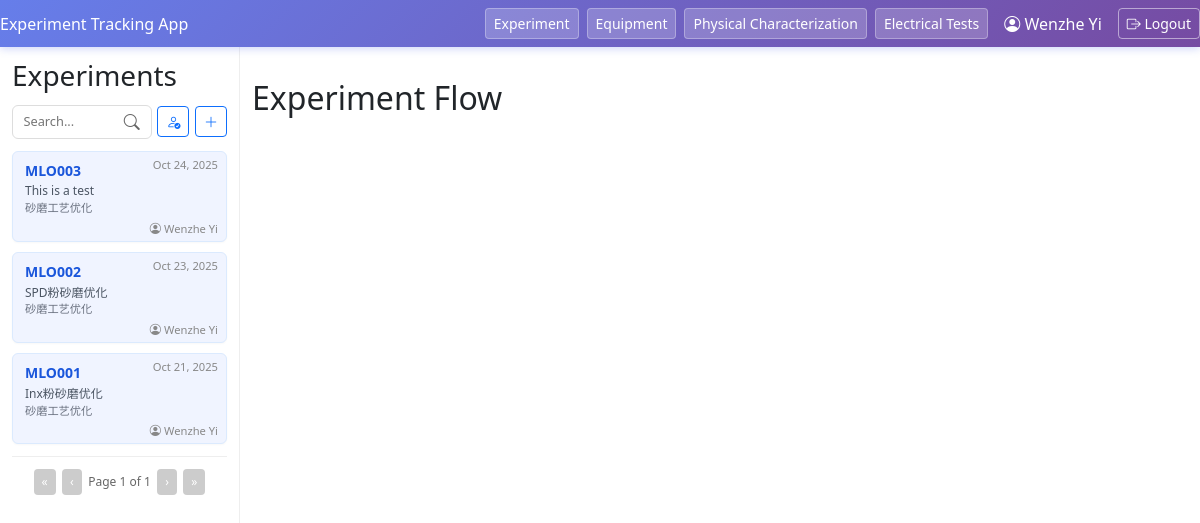
Screenshot of / (signed in) with the database file from the repository.
### experiment_flow/models.py (models this page shows, shortened)
class Exp(models.Model):
    exp_name = models.CharField(max_length = 30)
    exp_description = models.TextField(blank = True, null = True)
    created_on = models.DateTimeField(auto_now_add=True)
    project = models.ForeignKey(Project, on_delete = models.CASCADE, related_name = 'experiment', null = True)
    owner = models.ForeignKey(User, on_delete=models.CASCADE, related_name='experiments')

class Project(models.Model):
    project_name = models.CharField(max_length = 50)
    project_code = models.CharField(max_length = 3, null = True, blank = True)
    group = models.ForeignKey(ResearchGroup, on_delete = models.CASCADE, related_name = 'project', null = True)
    created_on = models.DateTimeField(auto_now_add=True)

### experiment_flow/views.py (the view)
# urls.py: path('', views.index, name = 'index'),
@login_required
def index(request):
    search_query = request.GET.get('search', '')
    my_experiments = request.GET.get('my_experiments', '')
    latest_exp = Exp.objects.order_by('-created_on')
    if my_experiments == '1':
        latest_exp = latest_exp.filter(owner=request.user)
    if search_query:
        latest_exp = latest_exp.filter(
            Q(exp_name__icontains=search_query) |
            Q(exp_description__icontains=search_query) |
            Q(project__project_name__icontains=search_query)
        )
    page_number = request.GET.get('page', 1)
    paginator = Paginator(latest_exp, 10)  # 10 experiments per page
    page_obj = paginator.get_page(page_number)
    return render(request, 'experiment_flow/index.html', {
        'experiments': page_obj,
        'page_obj': page_obj,
        'search_query': search_query
    })

### experiment_flow/templates/experiment_flow/index.html
{% extends "experiment_flow/base.html" %}
{% block content %}
    <h2>Experiment Flow</h2>
{% endblock %}

### experiment_flow/templates/experiment_flow/base.html (shortened to what this page needs)
<!DOCTYPE html>
<html lang="en">
<head>
    <link rel="stylesheet" href="https://cdn.jsdelivr.net/npm/bootstrap-icons@1.11.1/font/bootstrap-icons.css">
    <link href="https://cdn.jsdelivr.net/npm/bootstrap@5.3.0/dist/css/bootstrap.min.css" rel="stylesheet">
    <link href="https://cdn.jsdelivr.net/npm/select2@4.1.0-rc.0/dist/css/select2.min.css" rel="stylesheet" />
    <link href="https://cdn.jsdelivr.net/npm/select2-bootstrap-5-theme@1.3.0/dist/select2-bootstrap-5-theme.min.css" rel="stylesheet" />
</head>
<body>
    <div class="navbar">
        <div>Experiment Tracking App</div>
        <div class="ms-auto d-flex gap-2 align-items-center">
            <button onclick="location.href='{% url 'index' %}'" class="btn btn-primary btn-sm">Experiment</button>
            <button onclick="location.href='{% url 'equipment_list' %}'" class="btn btn-primary btn-sm">Equipment</button>
            <button onclick="location.href='{% url 'index' %}'" class="btn btn-primary btn-sm">Physical Characterization</button>
            <button onclick="location.href='{% url 'index' %}'" class="btn btn-primary btn-sm">Electrical Tests</button>
            {% if user.is_authenticated %}
                <span class="text-white mx-2">
                    <i class="bi bi-person-circle"></i>
                    {% if user.first_name and user.last_name %}
                        {{ user.first_name }} {{ user.last_name }}
                    {% else %}
                        {{ user.username }}
                    {% endif %}
                </span>
                <button onclick="location.href='{% url 'logout' %}'" class="btn btn-outline-light btn-sm">
                    <i class="bi bi-box-arrow-right"></i> Logout
                </button>
            {% endif %}
        </div>
    </div>
    <div class="main-layout">
        <div class="sidebar">
            <div class="sidebar-header">
                <h3 style="margin:0;">Experiments</h3>
            </div>
            <div class="search-container">
                <div class="search-wrapper">
                    <form method="get" action="" id="searchForm">
                        <input
                            type="text"
                            name="search"
                            class="search-input"
                            placeholder="Search..."
                            value="{{ search_query|default:'' }}"
                            id="searchInput">
                    </form>
                </div>
                <button onclick="toggleMyExperiments()"
                        class="btn btn-sm {% if request.GET.my_experiments == '1' %}btn-primary{% else %}btn-outline-primary{% endif %}"
                        id="myExpBtn"
                        title="Show only my experiments"
                        style="flex-shrink: 0;">
                    <i class="bi bi-person-check"></i>
                </button>
                <button onclick="location.href='{% url 'add_experiment' %}'"
                        class="btn btn-outline-primary btn-sm"
                        title="Add Experiment"
                        style="flex-shrink: 0;">
                    <i class="bi bi-plus-lg"></i>
                </button>
            </div>
            {% if experiments %}
            {% for exp in experiments %}
                <a href="{% url 'experiment_detail' exp.id %}?page={{ page_obj.number|default:1 }}"
                   class="experiment-card{% if experiment.id == exp.id %} active{% endif %}"
                   style="text-decoration:none; color:inherit; display:block;">
                    <span class="experiment-heading">{{ exp.exp_name }}</span>
                    <div class="experiment-date">
                        {{ exp.created_on|date:"M d, Y" }}
                    </div>
                    {% if exp.exp_description %}
                    <span class="experiment-description">{{ exp.exp_description }}</span>
                    {% endif %}
                    <span class="project-name">{{ exp.project.project_name }}</span>
                    <span class="experiment-owner">
                        <i class="bi bi-person-circle"></i>
                        {% if exp.owner.first_name and exp.owner.last_name %}
                            {{ exp.owner.first_name }} {{ exp.owner.last_name }}
                        {% else %}
                            {{ exp.owner.username }}
                        {% endif %}
                    </span>
                </a>
            {% empty %}
                <p>No experiments found.</p>
            {% endfor %}
            {% if page_obj %}
            <div class="pagination-controls">
                {% if page_obj.has_previous %}
                    <button onclick="navigateToPage(1)" title="First page">«</button>
                    <button onclick="navigateToPage({{ page_obj.previous_page_number }})" title="Previous page">‹</button>
                {% else %}
                    <button disabled>«</button>
                    <button disabled>‹</button>
                {% endif %}
                <span>Page {{ page_obj.number }} of {{ page_obj.paginator.num_pages }}</span>
                {% if page_obj.has_next %}
                    <button onclick="navigateToPage({{ page_obj.next_page_number }})" title="Next page">›</button>
                    <button onclick="navigateToPage({{ page_obj.paginator.num_pages }})" title="Last page">»</button>
                {% else %}
                    <button disabled>›</button>
                    <button disabled>»</button>
                {% endif %}
            </div>
            {% endif %}
            {% endif %}
        </div>
        <div class="container">
            {% block content %}{% endblock %}
        </div>
    </div>
</body>
</html>

### experiment_flow/templates/experiment_flow/base.html (style rules this page uses)
body { font-family: Arial, sans-serif; margin: 0; padding: 0; background: #f7f7f7; }
.navbar { background: linear-gradient(135deg, #667eea 0%, #764ba2 100%); color: #fff; padding: 1rem; display: flex; justify-content: space-between; align-items: center; box-shadow: 0 2px 8px rgba(102, 126, 234, 0.3); }
.navbar .btn-primary { background: rgba(255, 255, 255, 0.2); border: 1px solid rgba(255, 255, 255, 0.3); color: white; transition: all 0.2s; }
.navbar .btn-outline-light { border-color: rgba(255, 255, 255, 0.5); color: white; transition: all 0.2s; }
.btn-outline-primary { border-color: #667eea; color: #667eea; transition: all 0.2s; }
.main-layout { display: flex; min-height: 100vh; }
.sidebar { width: 240px; background: #fff; border-right: 1px solid #eee; padding: 0.75rem; box-sizing: border-box; }
.sidebar-header { display: flex; align-items: center; justify-content: space-between; margin-bottom: 0.75rem; }
.experiment-card { background: #f0f4ff; border: 1px solid #dbeafe; border-radius: 6px; padding: 0.65rem 0.75rem; margin-bottom: 0.6rem; box-shadow: 0 1px 2px rgba(0,0,0,0.03); transition: box-shadow 0.2s; position: relative; min-height: 68px; }
.experiment-heading { color: #1a56db; font-size: 0.875rem; font-weight: 600; margin-bottom: 0.2rem; display: block; line-height: 1.3; }
.experiment-description { color: #4b5563; font-size: 0.75rem; margin: 0.15rem 0; display: block; overflow: hidden; text-overflow: ellipsis; display: -webkit-box; -webkit-line-clamp: 1; -webkit-box-orient: vertical; line-height: 1.3; }
.experiment-date { position: absolute; right: 8px; top: 6px; font-size: 0.7rem; color: #888; line-height: 1.2; }
.project-name { color: #6b7280; font-size: 0.7rem; margin-top: 0.15rem; margin-right: 4.5rem; display: block; padding-bottom: 1rem; line-height: 1.2; }
.experiment-owner { position: absolute; bottom: 6px; right: 8px; font-size: 0.7rem; color: #888; white-space: nowrap; line-height: 1.2; }
.container { flex: 1; padding: 2rem; }
.pagination-controls { display: flex; justify-content: center; align-items: center; gap: 0.4rem; margin-top: 0.75rem; padding-top: 0.75rem; border-top: 1px solid #eee; }
.pagination-controls button { background: linear-gradient(135deg, #667eea 0%, #764ba2 100%); color: white; border: none; border-radius: 4px; padding: 0.25rem 0.5rem; font-size: 0.75rem; cursor: pointer; transition: all 0.2s; box-shadow: 0 2px 4px rgba(102, 126, 234, 0.2); }
.pagination-controls button:disabled { background: #ccc; cursor: not-allowed; box-shadow: none; }
.pagination-controls span { font-size: 0.75rem; color: #666; }
.search-container { margin-bottom: 0.75rem; position: relative; display: flex; gap: 0.35rem; align-items: center; }
.search-wrapper { flex: 1; position: relative; }
.search-input { width: 100%; padding: 0.4rem 2rem 0.4rem 0.65rem; border: 1px solid #ddd; border-radius: 6px; font-size: 0.8rem; box-sizing: border-box; transition: border-color 0.2s; }

### rows the page displays
Exp: exp_name "MLO003", created_on "Oct 24, 2025", exp_description "This is a test", project.project_name "砂磨工艺优化", owner.first_name "Wenzhe", owner.last_name "Yi"
Exp: exp_name "MLO002", created_on "Oct 23, 2025", exp_description "SPD粉砂磨优化", project.project_name "砂磨工艺优化", owner.first_name "Wenzhe", owner.last_name "Yi"
Exp: exp_name "MLO001", created_on "Oct 21, 2025", exp_description "Inx粉砂磨优化", project.project_name "砂磨工艺优化", owner.first_name "Wenzhe", owner.last_name "Yi"

### other values shown
{{ user.first_name }} "Wenzhe"
{{ user.last_name }} "Yi"
{{ page_obj.number }} "1"
{{ page_obj.paginator.num_pages }} "1"
